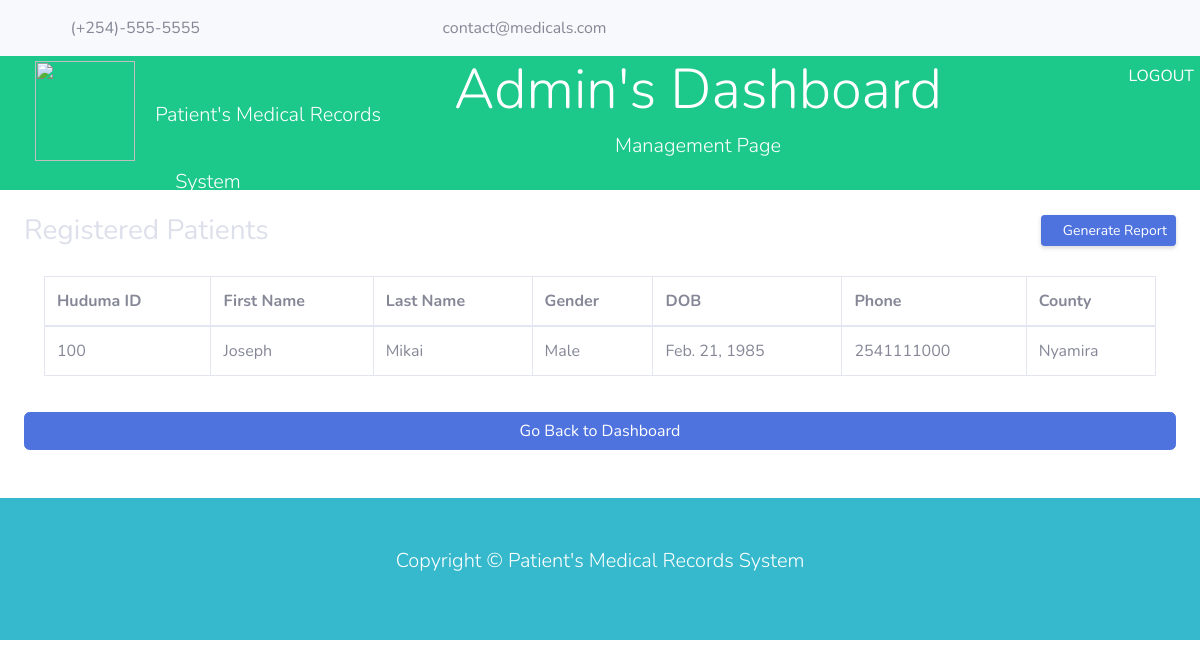
/admins/patients/, run on the app's committed database.
### patient/models.py (models this page shows, shortened)
class PatientBio(models.Model):
    counties = (
        ('Mombasa', 'Mombasa'),
        ('Kwale', 'Kwale'),
        ('Kilifi', 'Kilifi'),
        ('Tana River', 'Tana River'),
        ('Lamu', 'Lamu'),
        ('Taita Taveta', 'Taita Taveta'),
        ('Garissa', 'Garissa'),
        ('Wajir', 'Wajir'),
        ('Mandera', 'Mandera'),
        ('Marsabit', 'Marsabit'),
        ('Isiolo', 'Isiolo'),
        ('Meru', 'Meru'),
        ('Tharaka Nithi', 'Tharaka Nithi'),
        ('Embu', 'Embu'),
        ('Kitui', 'Kitui'),
        ('Machakos', 'Machakos'),
        ('Makueni', 'Makueni'),
        ('Nyandarua', 'Nyandarua'),
        ('Nyeri', 'Nyeri'),
        ('Kirinyaga', 'Kirinyaga'),
        ("Murang'a", "Murang'a"),
        ('Kiambu', 'Kiambu'),
        ('Turkana', 'Turkana'),
        ('West Pokot', 'West Pokot'),
        ('Samburu', 'Samburu'),
        ('Trans-Nzoia', 'Trans-Nzoia'),
        ('Uasin Gishu', 'Uasin Gishu'),
        ('Elgeyo Marakwet', 'Elgeyo Marakwet'),
        ('Nandi', 'Nandi'),
        ('Baringo', 'Baringo'),
        ('Laikipia', 'Laikipia'),
        ('Nakuru', 'Nakuru'),
        ('Narok', 'Narok'),
        ('Kajiado', 'Kajiado'),
        ('Kericho', 'Kericho'),
        ('Bomet', 'Bomet'),
        ('Kakamega', 'Kakamega'),
        ('Vihiga', 'Vihiga'),
        ('Bungoma', 'Bungoma'),
        ('Busia', 'Busia'),
        ('Siaya', 'Siaya'),
        ('Kisumu', 'Kisumu'),
        ('Homa Bay', 'Homa Bay'),
        ('Migori', 'Migori'),
        ('Kisii', 'Kisii'),
        ('Nyamira', 'Nyamira'),
        ('Nairobi', 'Nairobi'),
    )
    genders = (
        ('Male', 'Male'),
        ('Female', 'Female'),
        ('Other', 'Other'),
    )
    huduma_id = models.CharField(max_length=100, primary_key=True)
    first_name = models.CharField(max_length=50)
    last_name = models.CharField(max_length=50)
    dob = models.DateField()
    phone = models.CharField(
        max_length=10, help_text='for infants, enter gurdians/parents phone')
    gender = models.CharField(
        max_length=50,  choices=genders)
    county = models.CharField(max_length=50, choices=counties)
    class Meta:
        db_table = 'patientbio'
        ordering = ('dob',)
        verbose_name_plural = 'patientbio'

### admins/views.py (the view)
# urls.py: path('patients/', views.get_patients, name='get_patients'),
def get_patients(request):
    patients = PatientBio.objects.all()
    return render(request, 'admin/patients.html', {'patients': patients})

### admins/context_processors.py (called while the page is built)
def titles(request):
    return {'titles': Titles}

def levels(request):
    return {'levels': Levels}

def facilities(request):
    facilities = Facility.objects.filter(is_registered=True)
    return {'facilities': facilities}

### patient/context_processors.py (called while the page is built)
def counties(request):
    return {'counties': Counties}

def genders(request):
    return {'genders': Genders}

### templates/admin/patients.html (shortened to what this page needs)
{%extends 'base3.html'%}
{%load humanize%}
{%load mathfilters%}
{%block content%}
<div class="d-sm-flex align-items-center justify-content-between mt-4 mb-2">
    <h1 class="h3 mb-0 text-gray-300">Registered Patients</h1>
    <a href="#" class="d-none d-sm-inline-block btn btn-sm btn-primary shadow-sm"><i
            class="fas fa-download fa-sm text-white-50"></i> Generate Report</a>
</div>
<div class="card-body">
    <div class="table-responsive">
        <table class="table table-bordered" id="dataTable" width="100%" cellspacing="0">
            <thead>
                <tr>
                    <th>Huduma ID</th>
                    <th>First Name</th>
                    <th>Last Name</th>
                    <th>Gender</th>
                    <th>DOB</th>
                    <th>Phone</th>
                    <th>County</th>
                </tr>
            </thead>
            <tbody>
                {%if patients%}
                {%for patient in patients %}
                <tr>
                    <td>{{patient.huduma_id}}</td>
                    <td>{{patient.first_name|title}}</td>
                    <td>{{patient.last_name|title}}</td>
                    <td>{{patient.gender}}</td>
                    <td>{{patient.dob}}</td>
                    <td>{{patient.phone}}</td>
                    <td>{{patient.county|title}}</td>
                    {%endfor%}
                    {%else%}
                    <p class="text-center lead">
                        No  patients records to show.
                    </p>
                    {%endif%}
            </tbody>
        </table>
    </div>
</div>
<div class="row">
    <div class="col-md-12">
        <a class="btn btn-primary btn-block text-center" href="{%url 'admins:index' %}">Go Back to Dashboard</a>
    </div>
</div>
{%endblock%}

### data on the page
PatientBio: huduma_id "100", first_name "Joseph", last_name "Mikai", gender "Male", dob "Feb. 21, 1985", phone "2541111000", county "Nyamira"
